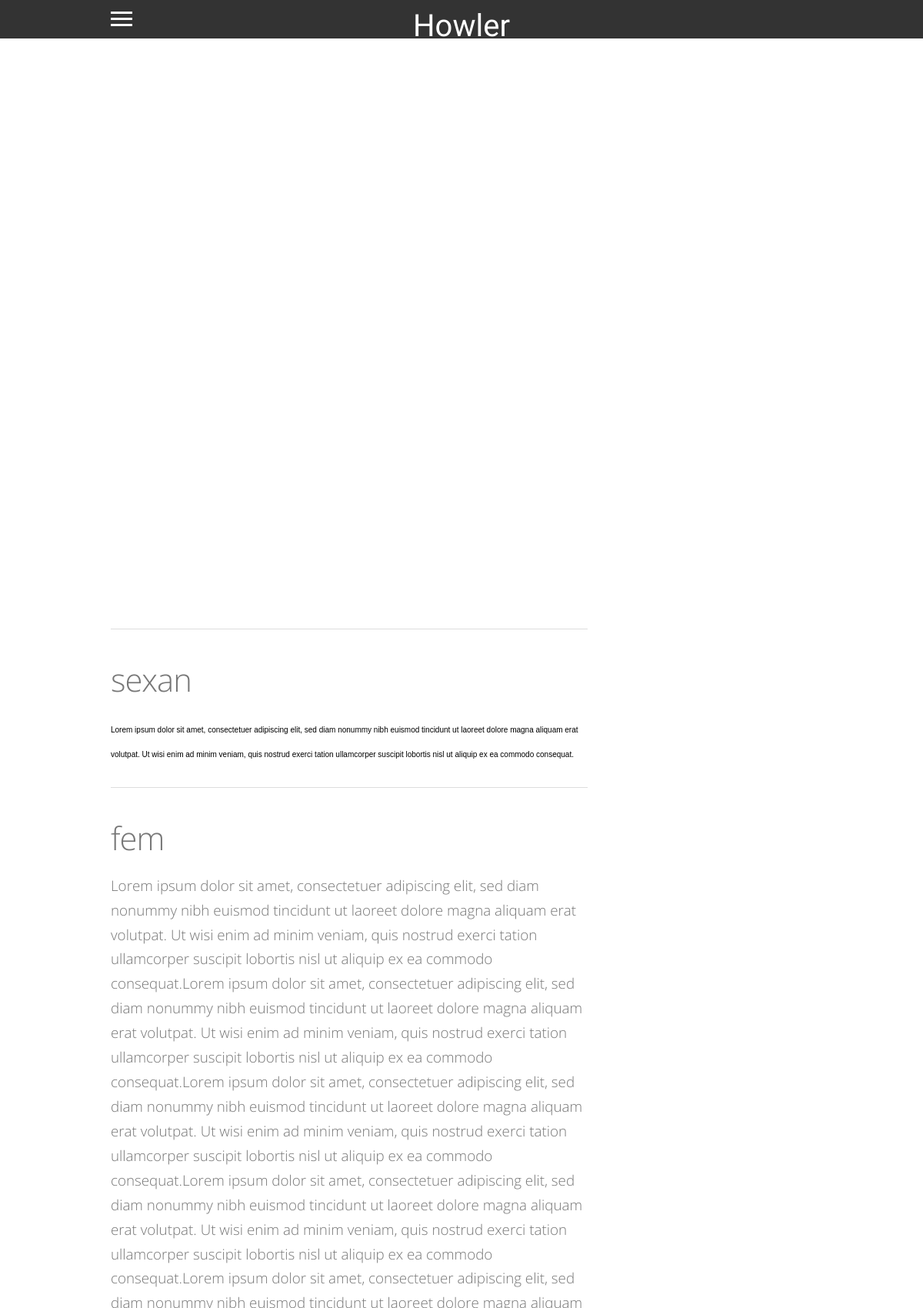
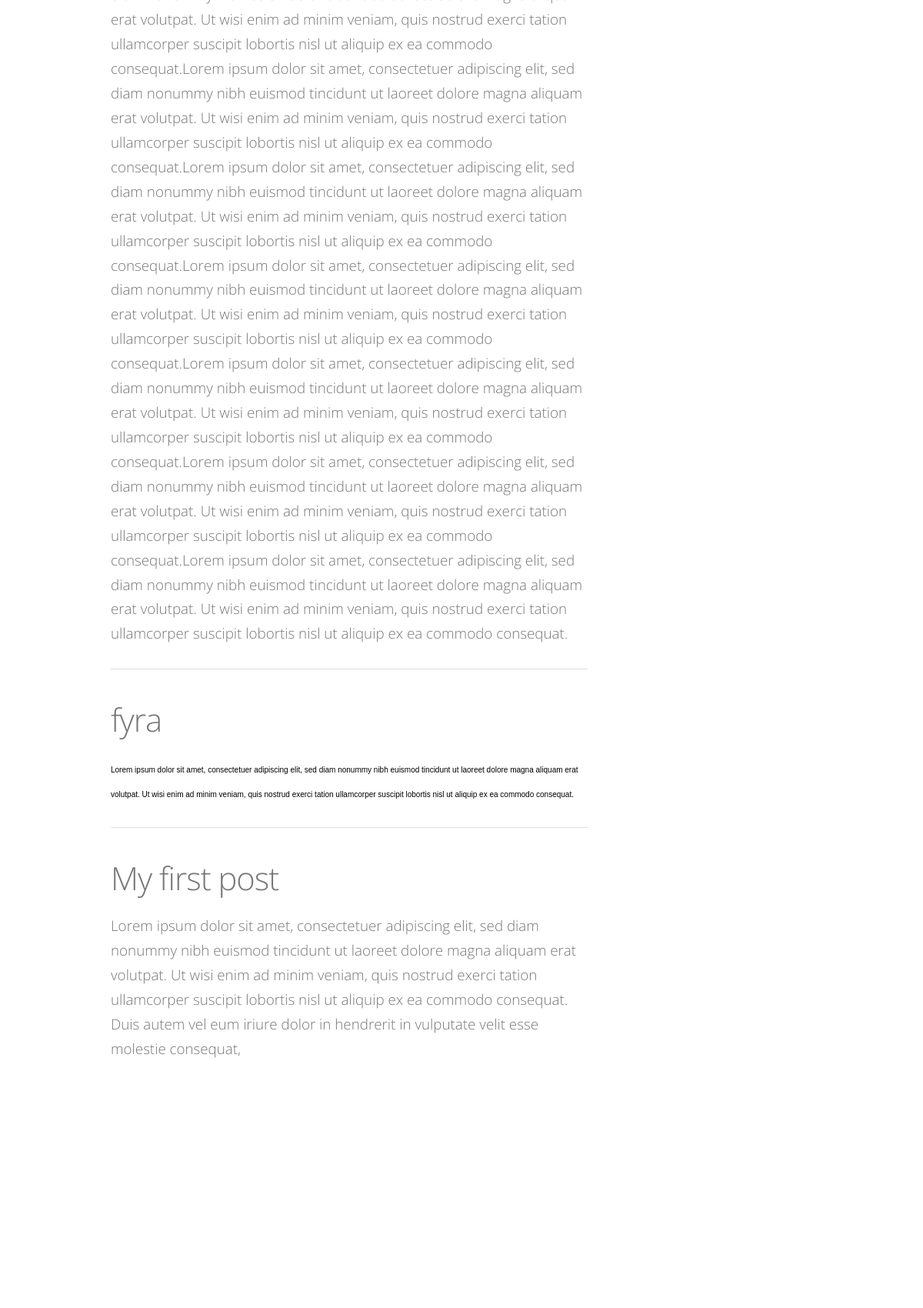
The page /the-berlin-guide/ (upper part) on the database its author committed (2 pictures, top to bottom).
### apps/post/models.py (models this page shows, shortened)
class Post(models.Model):
    title = models.CharField(max_length = 100)
    slug = models.SlugField()
    content = HTMLField()
    pub_date = models.DateTimeField('date published')
    longitude = models.CharField(max_length = 100, blank = True)
    latitude = models.CharField(max_length = 100, blank = True)
    hexcode = models.CharField(max_length = 7, blank = True)

### apps/post/views.py (the view)
# urls.py: url(r'^the-berlin-guide/', 'apps.post.views.home', name='home'),
def home(request):
	posts = Post.objects.all().order_by('pub_date').reverse()
	paginator = Paginator(posts, 5)
	page = request.GET.get('page')
	try:
		posts = paginator.page(page)
	except PageNotAnInteger:
		posts = paginator.page(1)
	except EmptyPage:
		posts = paginator.page(paginator.num_pages)
	return TemplateResponse(request, 'feed.html', {'posts':posts})

### Howler/templates/feed.html (shortened to what this page needs)
{% extends "base.html" %}
{% load cms_tags %}
{% block body_class %}page-guide{% endblock %}
{% block base_content %}
	<div class="slideshow-wrapper">
		<div class="main--header-slideshow slideshow">
		</div>
	</div>
	</header>
	<div class="main-wrapper">
		<main class="main" role="main">
			<section class="posts">
			{% load thumbnail %}
				<div id="posts-holder">
					{% for post in posts %}
					<article id="{{ post.slug }}" class="post" data-long="{{ post.longitude }}" data-lat="{{ post.latitude }}" data-hex="{{ post.hexcode }}" role="article">
						{% with "http://"|add:request.get_host|add:"/the-berlin-guide" as path %}
						<h2><a href="{{ path }}/?page={{ posts.number }}#{{ post.slug }}">{{ post.title }}</a></h2>
						{% endwith %}
						{{ post.content|safe }}
						{% if post.largeimage_set.all or post.mediumimage_set.all or post.smallimage_set.all%}
						<div class="images">
						</div>
						{% endif %}
					</article>
					{% endfor %}
				</div>
			</section>
		</main>
	</div>
{% endblock %}

### Howler/templates/base.html (shortened to what this page needs)
{% load cms_tags sekizai_tags %}
{% load static %}
<!DOCTYPE html>
  <head>
      <link rel="stylesheet" href="{{ STATIC_URL }}css/main.css" type="text/css" />
  </head>
  <body class="{% block body_class %}{% endblock %}" {% block ng_app %}{% endblock %}>
      <header class="main--header" role="banner">
        <nav class="main--nav">
          <div class="main--nav-wrapper">
            <a href="#" class="main--nav-trigger">Open main nav
              <span></span><span></span><span></span>
            </a>
            {% load menu_tags %}
            <div class="logo">
              <span><a href="/">Howler</a></span>
            </div>
          </div>
        </nav>
          {% block base_content %}{% endblock %}
  </body>
</html>

### static/css/main.css (style rules this page uses)
body { margin: 0; }
article, aside, details, figcaption, figure, footer, header, hgroup, main, nav, section, summary { display: block; }
a { background: transparent; }
body { font-size: 20px; font-size: 2rem; font-weight: 300; }
h1, h2 { font-size: 30px; font-size: 3rem; line-height: 1.4; margin: 10px 0; font-weight: 300; letter-spacing: -1px; }
h2 a { font-weight: 300; letter-spacing: -1px; font-size: 30px; font-size: 3rem; margin: 10px 0; color: #777; text-decoration: none; }
h4, h5, p, li, a { font-weight: 700; font-size: 14px; font-size: 1.4rem; margin: 0; }
p, li, a { font-weight: 300; line-height: 1.7; }
p { margin-bottom: 20px; }
a { color: #27a1c0; }
.main { margin: 0 auto; padding: 4%; box-sizing: border-box; background: white; border-radius: 10px; }
.main--header { padding-top: 50px; }
.main--nav { background: #333; position: fixed; z-index: 1000; width: 100%; top: 0; }
.main--nav a { color: white; }
.main--nav-wrapper { padding: 0 20px; margin: 0 auto; box-sizing: border-box; height: 50px; }
.main--nav-trigger { height: 30px; width: 28px; display: block; float: left; margin-top: 15px; text-indent: -9999; font-size: 0; position: absolute; }
.main--nav-trigger span { background: white; height: 3px; width: 28px; float: left; margin-bottom: 5px; }
.logo { font-family: 'Stalemate', cursive; color: white; font-size: 3.8rem; text-align: center; width: 100%; display: block; }
.logo span { display: inline-block; }
.logo span a { text-decoration: none; font-size: 40px; }
@media (min-width: 569px) { h1, h2, .slideshow-description { margin-top: 20px; font-size: 40px; font-size: 4rem; line-height: 1.7; } }
@media (min-width: 569px) { h2 a { font-size: 40px; font-size: 4rem; } }
@media (min-width: 569px) { h4, h5, p, li, a { font-size: 18px; font-size: 1.8rem; } }
@media (min-width: 1025px) { .main { padding: 6% 2% 2% 2%; width: 80%; position: relative; } }
@media (min-width: 1025px) { .main--nav-wrapper { padding: 0 2%; width: 80%; } }
.slideshow-wrapper { height: 245px; overflow: hidden; position: relative; }
.slideshow { height: 220px; width: 100%; overflow-y: hidden; overflow-x: scroll; position: relative; }
@media (min-width: 480px) { .slideshow-wrapper { height: 345px; } }
@media (min-width: 480px) { .slideshow { height: 360px; } }
@media (min-width: 569px) { .slideshow-wrapper { height: 395px; } }
@media (min-width: 569px) { .slideshow { height: 410px; } }
@media (min-width: 769px) { .slideshow-wrapper { height: 545px; } }
@media (min-width: 769px) { .slideshow { height: 560px; } }
@media (min-width: 1025px) { .slideshow-wrapper { height: 665px; } }
@media (min-width: 1025px) { .slideshow { height: 680px; } }
.posts { overflow: hidden; }
.posts h1, .posts h2, .posts h3, .posts h4, .posts h5, .posts h6, .posts p { max-width: 630px; }
.posts h2 { padding-top: 30px; margin-top: 30px; border-top: 1px solid #ddd; }
.images { padding: 20px 0; background: white; overflow: hidden; position: relative; z-index: 10; width: 100%; }
@media (min-width: 480px) { .posts h1, .posts h2, .posts h3, .posts h4, .posts h5, .posts h6, .posts p { max-width: 68%; } }
@media (min-width: 769px) { .images { width: 68%; } }

### rows shown on the page
Post: title "sexan", content "Lorem ipsum dolor sit amet, consectetuer adipiscing elit, sed diam nonummy nibh euismod tincidunt ut laoreet dolore magna aliquam erat volutpat. Ut wisi enim ad minim veniam, quis nostrud exerci tation ullamcorper suscipit lobortis nisl ut aliquip ex ea commodo consequat."
Post: title "fem", content "Lorem ipsum dolor sit amet, consectetuer adipiscing elit, sed diam nonummy nibh euismod tincidunt ut laoreet dolore magna aliquam erat volutpat. Ut wisi enim ad minim veniam, quis nostrud exerci tation ullamcorper suscipit lobortis nisl ut aliquip ex ea commodo consequat.Lorem ipsum dolor sit amet, consectetuer adipiscing elit, sed diam nonummy nibh euismod tincidunt ut laoreet dolore magna aliquam erat volutpat. Ut wisi enim ad minim veniam, quis nostrud exerci tation ullamcorper suscipit lobortis nisl ut aliquip ex ea commodo consequat.Lorem ipsum dolor sit amet, consectetuer adipiscing elit, sed diam nonummy nibh euismod tincidunt ut laoreet dolore magna aliquam erat volutpat. Ut wisi…"
Post: title "fyra", content "Lorem ipsum dolor sit amet, consectetuer adipiscing elit, sed diam nonummy nibh euismod tincidunt ut laoreet dolore magna aliquam erat volutpat. Ut wisi enim ad minim veniam, quis nostrud exerci tation ullamcorper suscipit lobortis nisl ut aliquip ex ea commodo consequat."
Post: title "My first post", content "Lorem ipsum dolor sit amet, consectetuer adipiscing elit, sed diam nonummy nibh euismod tincidunt ut laoreet dolore magna aliquam erat volutpat. Ut wisi enim ad minim veniam, quis nostrud exerci tation ullamcorper suscipit lobortis nisl ut aliquip ex ea commodo consequat. Duis autem vel eum iriure dolor in hendrerit in vulputate velit esse molestie consequat,"
